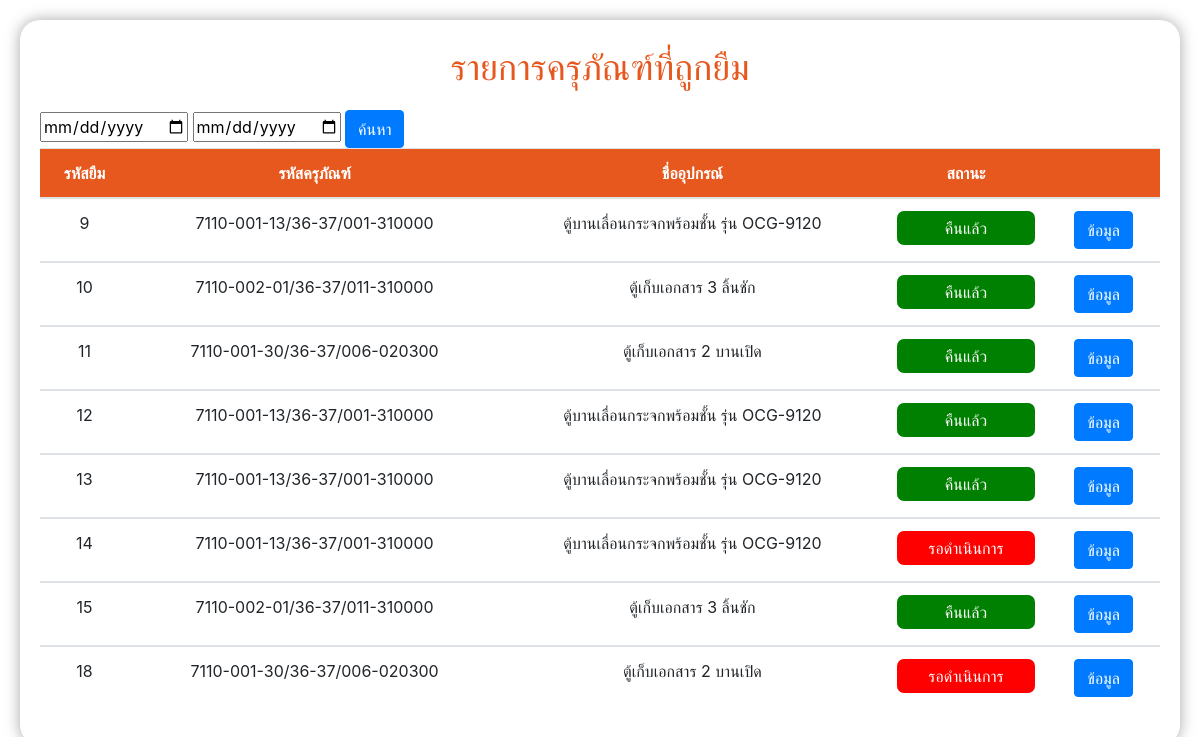
/public/admin/a_fuctionTotalborrow.php, run on an earlier commit of the app's database.
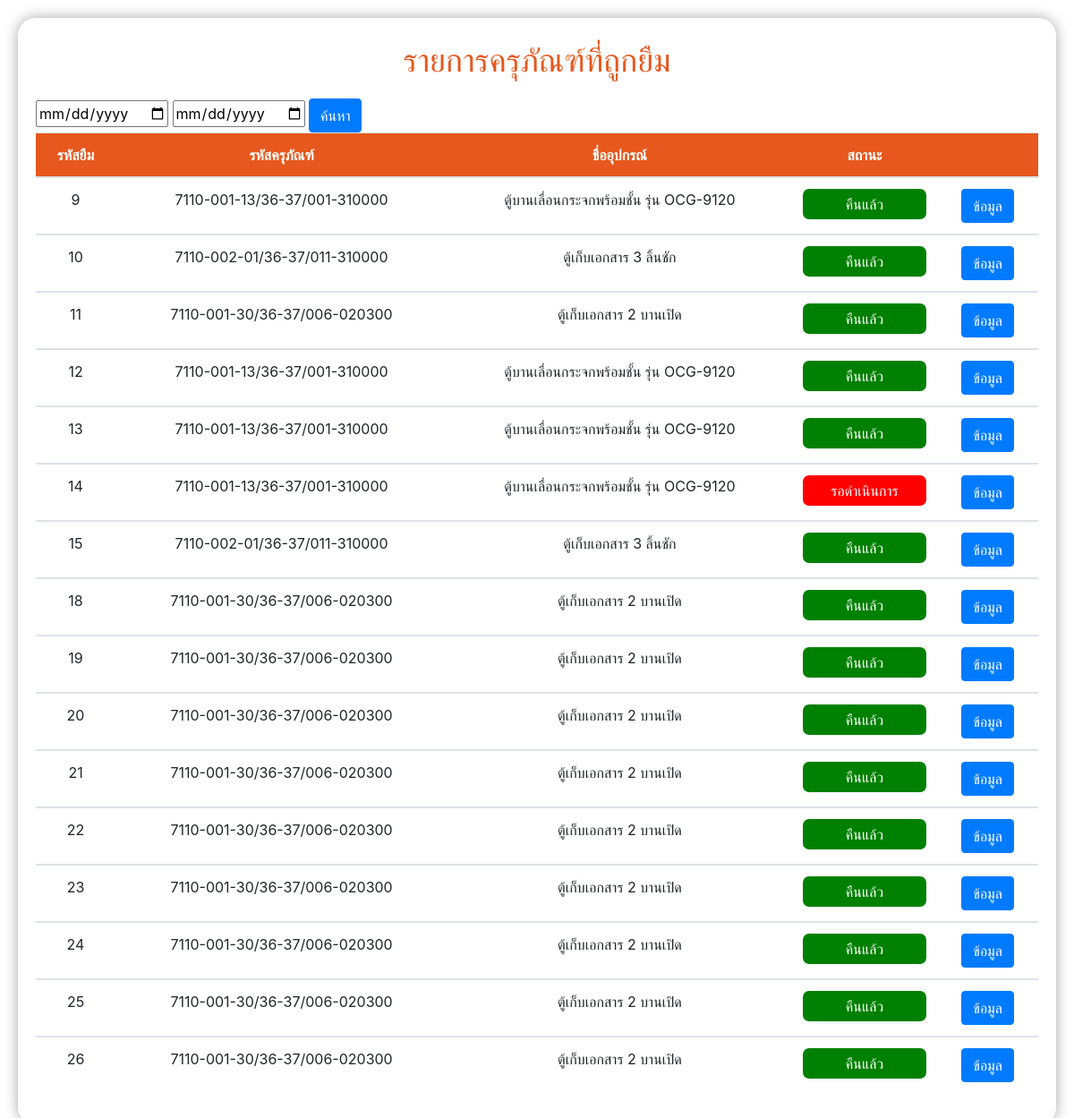
And on a later commit of the database.
### tables this page shows
CREATE TABLE `borrow` (
  `br_id` int NOT NULL AUTO_INCREMENT,
  `id` int DEFAULT NULL,
  `user_id` int DEFAULT NULL,
  `activity` varchar(45) DEFAULT NULL,
  `location` varchar(45) DEFAULT NULL,
  `br_date` date DEFAULT NULL,
  `br_time` timestamp NOT NULL DEFAULT CURRENT_TIMESTAMP,
  `status` int NOT NULL,
  PRIMARY KEY (`br_id`),
  KEY `id_idx` (`id`),
  KEY `br_uid_user_fk_idx` (`user_id`),
  CONSTRAINT `br_uid_user_fk` FOREIGN KEY (`user_id`) REFERENCES `user` (`user_id`),
  CONSTRAINT `id_itemdata_fk` FOREIGN KEY (`id`) REFERENCES `itemdata` (`id`)
);

CREATE TABLE `itemdata` (
  `id` int NOT NULL AUTO_INCREMENT,
  `updateTime` timestamp NOT NULL DEFAULT CURRENT_TIMESTAMP,
  `itemCode` text NOT NULL,
  `detail` text NOT NULL,
  `checkInDate` text NOT NULL,
  `brand` text NOT NULL,
  `serialNumber` text NOT NULL,
  `price` text NOT NULL,
  `refDoc` text NOT NULL,
  `room` text NOT NULL,
  `status` text NOT NULL,
  `notation` text NOT NULL,
  `misConfirmer` int NOT NULL,
  `organization` varchar(8) NOT NULL,
  `type` varchar(32) NOT NULL,
  `active` int NOT NULL,
  PRIMARY KEY (`id`)
);

### app/models/function.php (called while the page is built, shortened)
<?php
class DB_con
{
    function __construct()
    {
        $conn = mysqli_connect(DB_SERVER, DB_USER, DB_PASS, DB_NAME);
        $this->dbcon = $conn;
    }
    function dataBorrowAll()
    {
        $result = mysqli_query($this->dbcon, "SELECT
        itemdata.id,detail,itemCode,borrow.br_id ,borrow.activity , borrow.location ,borrow.status
        FROM `itemdata`,borrow WHERE itemdata.id = borrow.id
     ");
        return $result;
    }
}

### public/admin/a_fuctionTotalborrow.php (the view, shortened to what this page needs)
<!DOCTYPE html>
<html lang="en">
<head>
    <link rel="stylesheet" href="https://cdn.datatables.net/1.13.2/css/jquery.dataTables.min.css">
    <link rel="stylesheet" href="https://cdn.jsdelivr.net/npm/bootstrap@4.2.1/dist/css/bootstrap.min.css">
</head>
<body>
    <div class="graphBox">
        <div class="box" style=" box-shadow: rgba(0, 0.35, 0, 0.35) 0px 0px 15px  ;">
            <p style="font-size: 36px;text-align: center;color: #E6581D;">รายการครุภัณฑ์ที่ถูกยืม</p>
            <input type="date">
            <input type="date">
            <button class="btn btn-primary" type="submit">ค้นหา</button>
            <div>
                <div class="table-container">
                    <table class="table" id="data" style="text-align: center;">
                        <thead style="color:white; background-color:#E6581D;">
                            <tr>
                                <th>รหัสยืม</th>
                                <th>รหัสครุภัณฑ์</th>
                                <th>ชื่ออุปกรณ์</th>
                                <th>สถานะ</th>
                                <th></th>
                            </tr>
                        </thead>
                        <tbody>
                            <?php
                            $selectAll = new DB_con();
                            $sql = $selectAll->dataBorrowAll();
                            while ($row = mysqli_fetch_array($sql)) {
                            ?>
                                <tr>
                                    <td data-label="รหัสยืม."><?php echo $row['br_id'] ?></td>
                                    <td data-label="รหัสครุภัณฑ์."><?php echo $row['itemCode'] ?></td>
                                    <td data-label="ชื่ออุปกรณ์."><?php echo $row['detail'] ?></td>
                                    <td data-label="สถานะ">
                                        <?php
                                        if ($row['status'] == 0) {
                                            echo " <p style='background-color: red;padding: 5px 10px;color: #fff;border-radius: 7px;margin: 0px;'>รอดำเนินการ</p>";
                                        } else {
                                            echo   "<p style='background-color: green;padding: 5px 10px;color: #fff;border-radius: 7px;margin: 0px;'>คืนแล้ว</p>";
                                        }
                                        ?>
                                    </td>
                                    <td><button class="btn btn-primary button" data-toggle="modal" data-target="#showback" onclick="Datatotal('<?php echo $row['br_id'] ?>')"> ข้อมูล</button></td>
                                </tr>
                        </tbody>
                    <?php
                            }
                    ?>
                    </table>
                </div>
            </div>
        </div>
    </div>
</body>
</html>

### public/admin/a_fuctionTotalborrow.php (style rules this page uses)
.graphBox { position: relative; width: 100%; padding: 20px; display: grid; grid-template-columns: 2fr; grid-gap: 20px; min-height: 200px; }
.graphBox .box { position: relative; background: #fff; padding: 20px; width: 100%; box-shadow: 0 7px 25px rgba(0, 0, 0, 0.08); border-radius: 20px; }

What changed in the data, as far as the page shows it:
changed borrow id 18: status "รอดำเนินการ" → "คืนแล้ว"
added borrow: br_id "19", id.itemCode "7110-001-30/36-37/006-020300", id.detail "ตู้เก็บเอกสาร 2 บานเปิด", status "คืนแล้ว"
added borrow: br_id "20", id.itemCode "7110-001-30/36-37/006-020300", id.detail "ตู้เก็บเอกสาร 2 บานเปิด", status "คืนแล้ว"
added borrow: br_id "21", id.itemCode "7110-001-30/36-37/006-020300", id.detail "ตู้เก็บเอกสาร 2 บานเปิด", status "คืนแล้ว"
added borrow: br_id "22", id.itemCode "7110-001-30/36-37/006-020300", id.detail "ตู้เก็บเอกสาร 2 บานเปิด", status "คืนแล้ว"
added borrow: br_id "23", id.itemCode "7110-001-30/36-37/006-020300", id.detail "ตู้เก็บเอกสาร 2 บานเปิด", status "คืนแล้ว"
added borrow: br_id "24", id.itemCode "7110-001-30/36-37/006-020300", id.detail "ตู้เก็บเอกสาร 2 บานเปิด", status "คืนแล้ว"
added borrow: br_id "25", id.itemCode "7110-001-30/36-37/006-020300", id.detail "ตู้เก็บเอกสาร 2 บานเปิด", status "คืนแล้ว"
added borrow: br_id "26", id.itemCode "7110-001-30/36-37/006-020300", id.detail "ตู้เก็บเอกสาร 2 บานเปิด", status "คืนแล้ว"
